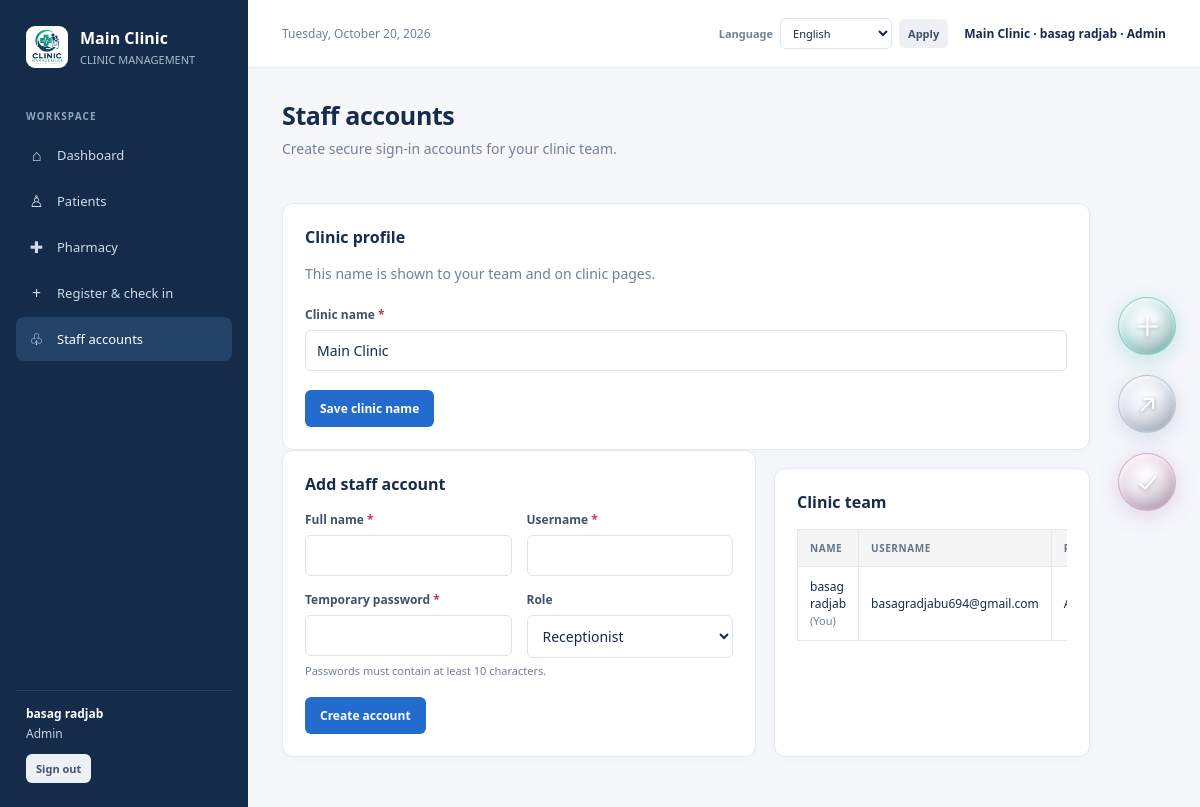
The app's page /?page=staff (signed in) with its own data.
### tables this page shows
CREATE TABLE `clinics` (
  `id` bigint(20) UNSIGNED NOT NULL,
  `name` varchar(150) NOT NULL,
  `slug` varchar(100) NOT NULL,
  `active` tinyint(1) NOT NULL DEFAULT 1,
  `created_at` timestamp NOT NULL DEFAULT current_timestamp()
);

CREATE TABLE `users` (
  `id` bigint(20) UNSIGNED NOT NULL,
  `clinic_id` bigint(20) UNSIGNED NOT NULL,
  `full_name` varchar(150) NOT NULL,
  `username` varchar(80) NOT NULL,
  `password_hash` varchar(255) NOT NULL,
  `role` enum('Admin','Receptionist','Nurse','Doctor','Laboratory','Pharmacist','Cashier') NOT NULL DEFAULT 'Receptionist',
  `active` tinyint(1) NOT NULL DEFAULT 1,
  `created_at` timestamp NOT NULL DEFAULT current_timestamp()
);

### index.php (called while the page is built, shortened)
<?php
require __DIR__ . '/app/bootstrap.php';
require __DIR__ . '/views/layout.php';

### app/bootstrap.php (called while the page is built, shortened)
<?php
require_once __DIR__ . '/helpers.php';
require_once __DIR__ . '/translations.php';
$language = $_SESSION['language'] ?? 'en';
require_once __DIR__ . '/actions.php';
try {
    $pdo = db();
    $userCount = (int)$pdo->query('SELECT COUNT(*) FROM users')->fetchColumn();
} catch (Throwable $e) {
    http_response_code(503);
    echo translateHtml('<!doctype html><html><head><meta charset="utf-8"><meta name="viewport" content="width=device-width, initial-scale=1"><meta name="theme-color" content="#142b49"><title>Database setup required · Clinic Management</title><link rel="icon" type="image/png" href="assets/Designer.png"><link rel="stylesheet" href="assets/css/style.css"></head><body><main class="login-page"><section class="login-art"><div class="brand"><img class="brand-logo" src="assets/Designer.png" alt="Clinic Management logo"><div><strong>Clinic Management</strong><small>PEOPLE · CARE · EFFICIENCY</small></div></div><h1>Clinic care, connected.</h1><p>A clear view of every patient visit, from check-in to follow-up.</p></section><section class="login-side"><div class="login-box"><h2>Database setup required</h2><p class="subheading">Start MySQL in XAMPP, import <strong>schema.sql</strong> and the required database migrations using phpMyAdmin, then check the settings in <strong>config.php</strong>.</p><div class="notice error">' . h($e->getMessage()) . '</div></div></section></main></body></html>');
    exit;
}
$user = currentUser();
$requestedPage = (string)($_GET['page'] ?? 'dashboard');
if (!$user) {
    $page = $userCount === 0 ? 'setup' : (in_array($requestedPage, ['register_clinic'], true) ? $requestedPage : 'login');
} else {
    $stmt = $pdo->prepare('SELECT id, name, slug FROM clinics WHERE id=? AND active=1');
    $stmt->execute([(int)($user['clinic_id'] ?? 0)]);
    $clinic = $stmt->fetch();
}

### views/pages/staff.php (the view, shortened to what this page needs)
<?php
if ($page === 'staff' && $user['role'] === 'Admin') {
                $stmt = $pdo->prepare('SELECT id, full_name, username, role, active, created_at FROM users WHERE clinic_id=? ORDER BY full_name');
                $stmt->execute([currentClinicId()]);
                $staff = $stmt->fetchAll();
                ?>
                <div class="page-head"><div><h1>Staff accounts</h1><p class="subheading">Create secure sign-in accounts for your clinic team.</p></div></div>
                <section class="card"><h2>Clinic profile</h2><p class="subheading">This name is shown to your team and on clinic pages.</p><div class="actions"><button class="btn btn-primary">Save clinic name</button></div></form></section>
                <div class="grid-2"><section class="card"><h2>Add staff account</h2><div class="form-grid"></div><span class="hint">Passwords must contain at least 10 characters.</span><div class="actions"><button class="btn btn-primary">Create account</button></div></form></section>
                    <section class="card"><h2>Clinic team</h2><div class="table-wrap"><table><thead><tr><th>Name</th><th>Username</th><th>Role</th><th>Status</th><th>Actions</th></tr></thead><tbody><?php foreach ($staff as $member): ?><tr>
                        <td><?= h($member['full_name']) ?><?= (int)$member['id'] === (int)$user['id'] ? ' <span class="person-meta">(You)</span>' : '' ?></td>
                        <td><?= h($member['username']) ?></td><td><?= h($member['role']) ?></td>
                        <td>
                        <?php if ((int)$member['id'] !== (int)$user['id']): ?><form method="post" class="staff-delete-form" data-confirm="Delete this staff account? Existing clinical records will be kept, but will no longer show this staff member as their author.">
                            <input type="hidden" name="csrf" value="<?= h($_SESSION['csrf']) ?>"><input type="hidden" name="action" value="staff_delete"><input type="hidden" name="staff_id" value="<?= (int)$member['id'] ?>">
                            <button class="btn btn-danger btn-small">Delete</button>
                        </form><?php endif; ?></td></tr><?php endforeach; ?></tbody></table></div></section></div>
                <?php
}
?>

### views/layout.php (shortened to what this page needs)
<?php
$nav = [
    ['dashboard', '⌂', 'Dashboard'], ['patients', '♙', 'Patients'],
    ['pharmacy', '✚', 'Pharmacy'],
];
if (in_array(($user['role'] ?? ''), ['Admin', 'Receptionist'], true)) {
    $nav[] = ['register', '+', 'Register & check in'];
}
if (($user['role'] ?? '') === 'Admin') {
    $nav[] = ['staff', '♧', 'Staff accounts'];
}
?>
<!doctype html>
<html lang="<?= h($language) ?>">
<head><link rel="stylesheet" href="assets/css/style.css"></head>
<body><div class="layout">
    <aside class="sidebar">
        <div class="brand"><img class="brand-logo" src="assets/Designer.png" alt=""><div><strong><?= h($clinic['name']) ?></strong><small>CLINIC MANAGEMENT</small></div></div>
        <div class="nav-label">Workspace</div><nav>
            <?php foreach ($nav as [$key, $icon, $label]): ?><a class="nav-link<?= $page === $key ? ' active' : '' ?>" href="?page=<?= h($key) ?>"><span class="nav-icon"><?= h($icon) ?></span><?= h($label) ?></a><?php endforeach; ?>
        </nav>
        <div class="sidebar-bottom"><strong><?= h($user['full_name']) ?></strong><?= h($user['role']) ?><form method="post" style="margin:0"><button class="btn btn-light btn-small" style="margin-top:12px">Sign out</button></form></div>
    </aside>
    <main class="main">
        <header class="topbar"><span class="date"><?= h(localizedToday()) ?></span><div class="topbar-tools"><?php languageSelector($page, $page === 'visit' ? (int)($_GET['id'] ?? 0) : null); ?><span class="user-chip"><?= h($clinic['name']) ?> · <?= h($user['full_name']) ?> · <?= h($user['role']) ?></span></div></header>
        <div class="content">
            <?php
            $pageViews = [
                'dashboard' => 'dashboard',
                'patients' => 'patients',
                'visit' => 'visit',
                'pharmacy' => 'pharmacy',
                'receipt' => 'receipt',
                'prescription' => 'prescription',
            ];
            if (in_array(($user['role'] ?? ''), ['Admin', 'Receptionist'], true)) {
                $pageViews['register'] = 'register';
            }
            if ($page === 'staff' && $user['role'] === 'Admin') {
                $pageViews['staff'] = 'staff';
            }
            if (isset($pageViews[$page])) {
                require __DIR__ . '/pages/' . $pageViews[$page] . '.php';
            } else {
                require __DIR__ . '/pages/not-found.php';
            }
            ?>
        </div>
        <div class="button-stack" aria-label="Quick actions">
            <?php if (in_array(($user['role'] ?? ''), ['Admin', 'Receptionist'], true)): ?>
            <div class="btn-wrapper"><a class="orb-btn btn-teal" href="?page=register" aria-label="Create patient" title="Create patient"><svg viewBox="0 0 24 24" aria-hidden="true"><line x1="12" y1="4" x2="12" y2="20"></line><line x1="4" y1="12" x2="20" y2="12"></line></svg></a><span class="btn-label">Create</span></div>
            <?php endif; ?>
            <div class="btn-wrapper"><a class="orb-btn btn-silver" href="?page=export_patients" aria-label="Export patient list" title="Export patient list"><svg viewBox="0 0 24 24" aria-hidden="true"><path d="M7 17 L17 7 M17 7 L9 7 M17 7 L17 15"></path></svg></a><span class="btn-label">Export</span></div>
            <?php if (in_array(($user['role'] ?? ''), ['Admin', 'Receptionist'], true)): ?>
            <div class="btn-wrapper"><button class="orb-btn btn-mauve" type="button" aria-label="Confirm patient check-in" title="Confirm patient check-in" data-checkin-open><svg viewBox="0 0 24 24" aria-hidden="true"><path d="M5 13 L10 17.5 L19 7"></path></svg></button><span class="btn-label">Confirm</span></div>
            <?php endif; ?>
        </div>
    </main>
</div>
</body></html>

### records on screen
clinics: name "Main Clinic"
users: full_name "basag radjab", shows "(You)", username "basagradjabu694@gmail.com"

### other values on screen
$icon "⌂"
$label "Dashboard"
$icon "♙"
$label "Patients"
$icon "✚"
$label "Pharmacy"
$icon "+"
$label "Register & check in"
$icon "♧"
$label "Staff accounts"
$user['full_name'] "basag radjab"
$user['role'] "Admin"
localizedToday() "Tuesday, October 20, 2026"
$label "Clinic name Full name Username Temporary password"
$label "Role"
